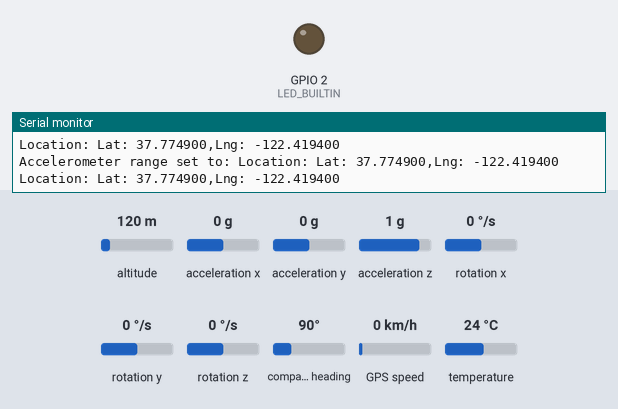
Bench run of a sketch on a simulated ESP32. On the bench: output pins drawn as LEDs (lit = HIGH), the last lines printed to the serial monitor. Inputs (shaded band) come from the test bench; at power-on: acceleration z 1 g, altitude 120 m, acceleration x 0 g, acceleration y 0 g, rotation x 0 °/s, rotation y 0 °/s, rotation z 0 °/s, compass heading 90°, GPS speed 0 km/h, temperature 24 °C. The GPS gets a fix after 3 s at 37.7749, -122.4194 with 8 satellites.

Above: at 4.3 s.
4.4 s: acceleration z set to 0.1 g
8.3 s: acceleration z set to -0.2 g
At 11.9 s:
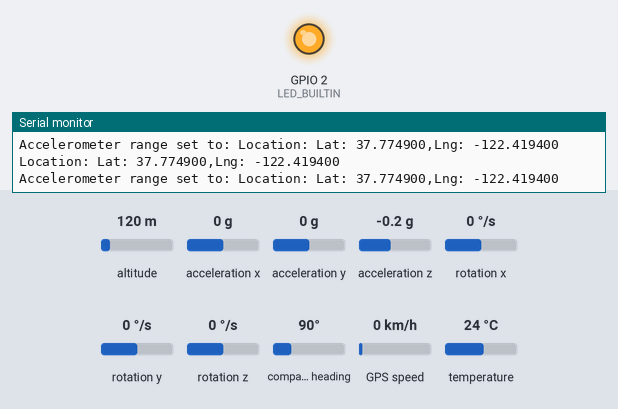
16.6 s: acceleration z set to -1.4 g
Timing chart, 0 to 21.7 s (numbered marks = the images above; inputs shaded):
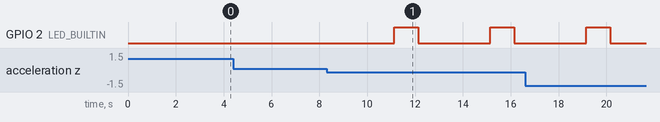

The sketch:

project_14_v2_1.ino
```cpp
#include "project_14_mpu6050.h"
#include "project_14_neo_6m.h"

#ifndef __WIRE_H__
#define __WIRE_H__
#endif

void setup(void){
    setup_mpu6050();
    setup_neo_6m();
    uint32_t delayzz = 1000; // Delay between changing state on LED pin
  xTaskCreate(
    loop_mpu6050
    ,  "accelerometer" // A name just for humans
    ,  4032        // The stack size can be checked by calling `uxHighWaterMark = uxTaskGetStackHighWaterMark(NULL);`
    ,  NULL// (void*) &delayzz :Task parameter which can modify the task behavior. This must be passed as pointer to void.
    ,  2  // Priority
    ,  NULL // Task handle is not used here - simply pass NULL
    );
xTaskCreate(
    loop_neo_6m
    ,  "GPS" // A name just for humans
    ,  4032        // The stack size can be checked by calling `uxHighWaterMark = uxTaskGetStackHighWaterMark(NULL);`
    ,  NULL// (void*) &delayzz :Task parameter which can modify the task behavior. This must be passed as pointer to void.
    ,  2  // Priority
    ,  NULL // Task handle is not used here - simply pass NULL
    );
}

void loop(){
    Serial.print("Accelerometer range set to: ");
delay(1000);


}
```

project_14_mpu6050.h
```cpp
#include <Adafruit_MPU6050.h>
#include <Adafruit_Sensor.h>
#include <Wire.h>

Adafruit_MPU6050 mpu;
#define accident_time 1000
#define LED_BUILTIN 2

//extern accident;

void setup_mpu6050(void) {
    pinMode (LED_BUILTIN, OUTPUT);
  Serial.begin(115200);
/*accelerometer*/
  while (!Serial)
    delay(10); // will pause Zero, Leonardo, etc until serial console opens

  Serial.println("Adafruit MPU6050 test!");

  // Try to initialize!
  if (!mpu.begin()) {
    Serial.println("Failed to find MPU6050 chip");
    while (1) {
      delay(10);
    }
  }
  Serial.println("MPU6050 Found!");

  mpu.setAccelerometerRange(MPU6050_RANGE_8_G);
  Serial.print("Accelerometer range set to: ");
  switch (mpu.getAccelerometerRange()) {
  case MPU6050_RANGE_2_G:
    Serial.println("+-2G");
    break;
  case MPU6050_RANGE_4_G:
    Serial.println("+-4G");
    break;
  case MPU6050_RANGE_8_G:
    Serial.println("+-8G");
    break;
  case MPU6050_RANGE_16_G:
    Serial.println("+-16G");
    break;
  }
  mpu.setGyroRange(MPU6050_RANGE_500_DEG);
  Serial.print("Gyro range set to: ");
  switch (mpu.getGyroRange()) {
  case MPU6050_RANGE_250_DEG:
    Serial.println("+- 250 deg/s");
    break;
  case MPU6050_RANGE_500_DEG:
    Serial.println("+- 500 deg/s");
    break;
  case MPU6050_RANGE_1000_DEG:
    Serial.println("+- 1000 deg/s");
    break;
  case MPU6050_RANGE_2000_DEG:
    Serial.println("+- 2000 deg/s");
    break;
  }

  mpu.setFilterBandwidth(MPU6050_BAND_5_HZ);
  Serial.print("Filter bandwidth set to: ");
  switch (mpu.getFilterBandwidth()) {
  case MPU6050_BAND_260_HZ:
    Serial.println("260 Hz");
    break;
  case MPU6050_BAND_184_HZ:
    Serial.println("184 Hz");
    break;
  case MPU6050_BAND_94_HZ:
    Serial.println("94 Hz");
    break;
  case MPU6050_BAND_44_HZ:
    Serial.println("44 Hz");
    break;
  case MPU6050_BAND_21_HZ:
    Serial.println("21 Hz");
    break;
  case MPU6050_BAND_10_HZ:
    Serial.println("10 Hz");
    break;
  case MPU6050_BAND_5_HZ:
    Serial.println("5 Hz");
    break;
  }
  Serial.println("");
  delay(100);
}

void loop_mpu6050(void *pvParameters) {
    float accX, accY, accZ;

  //Get new sensor events with the readings
  sensors_event_t a, g, temp;

while(1){
    mpu.getEvent(&a, &g, &temp);
  //Debug Print out the values
  Serial.print("Acceleration X: ");
  Serial.print(a.acceleration.x);
  Serial.print(", Y: ");
  Serial.print(a.acceleration.y);
  Serial.print(", Z: ");
  Serial.print(a.acceleration.z);
  Serial.println(" m/s^2");
  Serial.print("Temperature: ");
  Serial.print(temp.temperature);
  Serial.println(" degC");
  Serial.println("");
      delay(accident_time);

  //comparision
  accX = a.acceleration.x;
  accY = a.acceleration.y;
  accZ = a.acceleration.z;
  //if(accX>-11||accX<8.2||accY<-4||accY>15||accZ<0 ){
    delay(accident_time);
    if(accZ<0 ){
        mpu.getEvent(&a, &g, &temp);  //check new position
      if(accZ<0){
        digitalWrite(LED_BUILTIN, HIGH);
        delay(1000);
        Serial.print("ACCIDENT!");
        digitalWrite(LED_BUILTIN, LOW);
        delay(1000);

      }
    }
}
}
```

project_14_neo_6m.h
```cpp
#include <TinyGPSPlus.h>

// The TinyGPSPlus object

TinyGPSPlus gps;
void displayInfo();
void setup_neo_6m()
{
    Serial.begin(115200);

  Serial2.begin(115200);

  delay(3000);
}

void loop_neo_6m(void *pvParameters)
{
    Serial.println("GPS started");

  while(1){
  //updateSerial();

  while (Serial2.available() > 0)

    if (gps.encode(Serial2.read()))

      displayInfo();

  if (millis() > 5000 && gps.charsProcessed() < 10)

  {

    Serial.println(F("No GPS detected: check wiring."));

    while (true);

  }

}
}

void displayInfo()

{

  Serial.print(F("Location: "));

  if (gps.location.isValid()){

    Serial.print("Lat: ");

    Serial.print(gps.location.lat(), 6);

    Serial.print(F(","));

    Serial.print("Lng: ");

    Serial.print(gps.location.lng(), 6);

    Serial.println();

  }

  else

  {

    Serial.print(F("INVALID"));

  }

}

void updateSerial()

{

  delay(500);

  while (Serial.available())

  {

    Serial2.write(Serial.read());//Forward what Serial received to Software Serial Port

  }

  while (Serial2.available())

  {

    Serial.write(Serial2.read());//Forward what Software Serial received to Serial Port

  }
}
```

Measured:
- the behaviour switches between 0 and -0.1 g on acceleration z (found by bisection; images 0 and 1)
- after the input at 8.3 s, GPIO 2 (LED_BUILTIN): alternates HIGH for 1.0 s and LOW for 3.0 s, starting after 2.8 s
